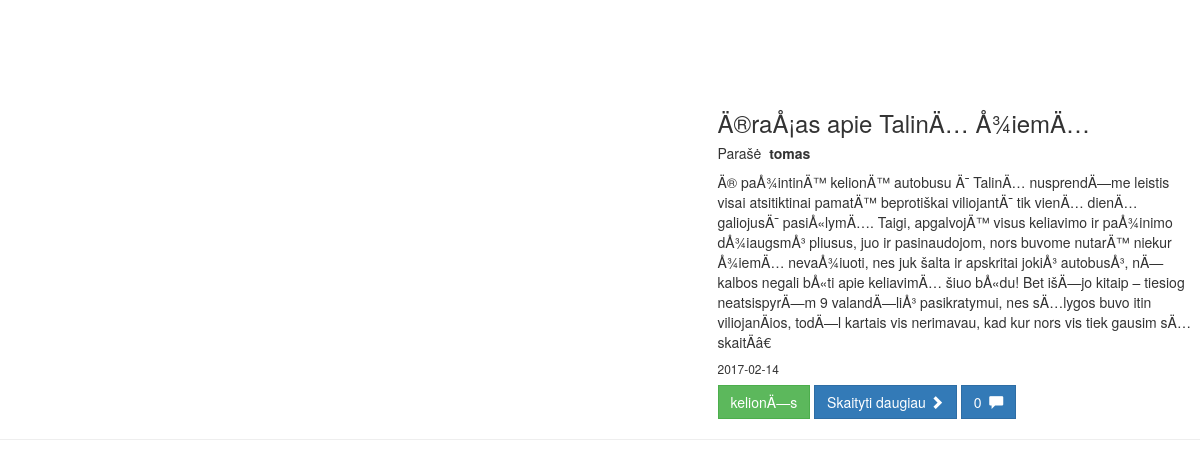
Page /blog.php?category=1 on the earlier database version.
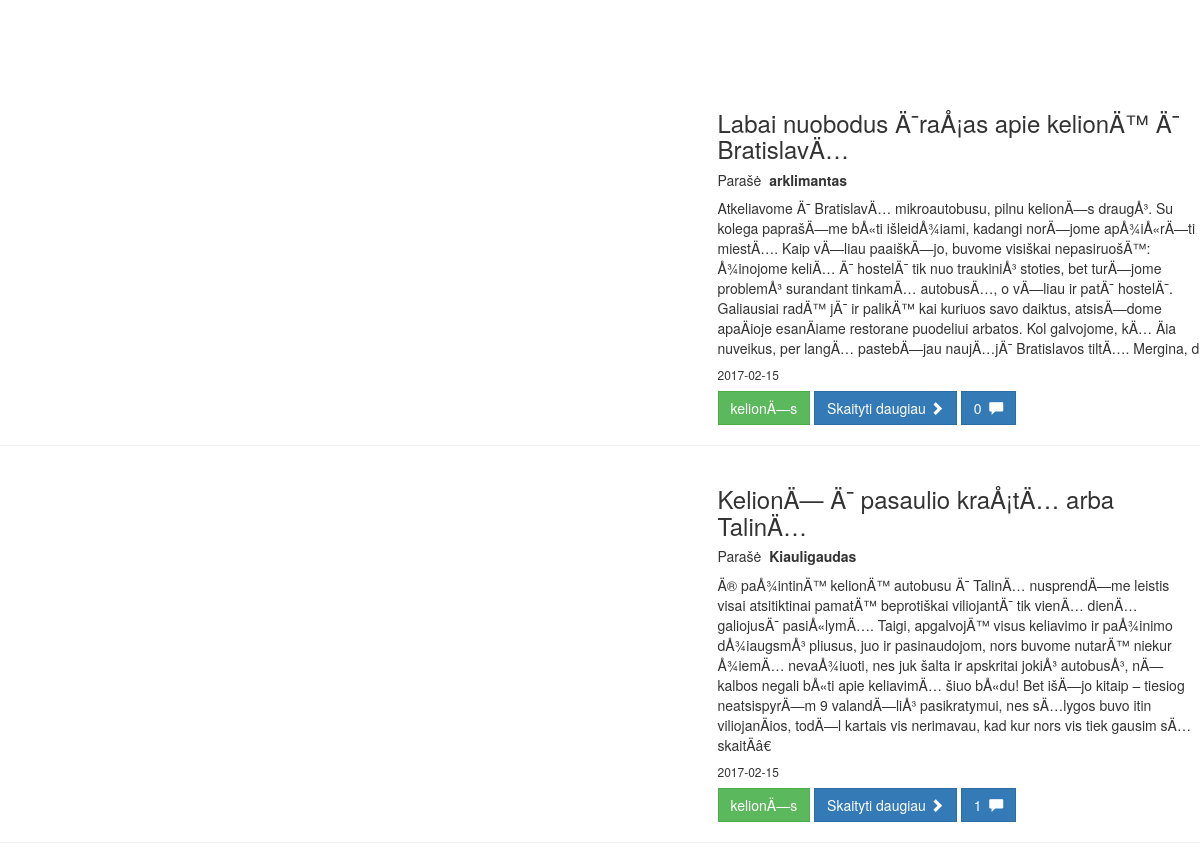
Same page on the later database version.
### tables this page shows
CREATE TABLE `entries` (
  `id` int(11) NOT NULL,
  `user_id` varchar(100) NOT NULL,
  `title` varchar(2000) NOT NULL,
  `entry` text NOT NULL,
  `category_id` int(11) NOT NULL,
  `timestamp` datetime NOT NULL DEFAULT CURRENT_TIMESTAMP,
  `status` varchar(11) NOT NULL DEFAULT 'a',
  `picture` varchar(255) NOT NULL DEFAULT 'http://lorempixel.com/950/600/'
);

CREATE TABLE `users` (
  `id` int(11) NOT NULL,
  `username` varchar(255) NOT NULL,
  `email` varchar(255) NOT NULL,
  `password` varchar(255) NOT NULL,
  `user_level` int(11) NOT NULL DEFAULT '3',
  `type` varchar(11) NOT NULL DEFAULT 'a',
  `timestamp` datetime NOT NULL DEFAULT CURRENT_TIMESTAMP
);

CREATE TABLE `category` (
  `id` int(11) NOT NULL,
  `category_name` varchar(255) NOT NULL,
  `status` varchar(10) NOT NULL DEFAULT 'a'
);

### blog.php (the view, shortened to what this page needs)
<?php
    include('head.php');
    include('config.php');
    ?>
          <?php
              $sql = mysqli_query($db_connect, "SELECT * FROM category WHERE status !='d'");
              while($list = mysqli_fetch_array($sql)){
                  $list_category_name = $list['category_name'];
                  ?>
                <?php } ?>
  <?php
if(isset($_GET['category'])){
  $filter = $_GET['category'];
  $sql = "SELECT * FROM entries WHERE status = 'a' AND category_id = '{$filter}' ORDER BY timestamp DESC";
} else{
$filter = 0;
$sql = "SELECT * FROM entries WHERE status = 'a' ORDER BY timestamp DESC";
}
    $results = $db_connect->query($sql);
    if($results->num_rows >0){
        $i = 0;
        while($row = $results->fetch_assoc()){
        $data[$i] = $row;
        $i++;
        }
    }else{
        $data['no_entries'] = "Nėra blogo įrašų :(";
    }
?>
    <?php if(isset($data['no_entries'])){
        echo('<p>' . $data['no_entries'] . "</p>");
    } else{
        foreach($data as $entry){
          $short_entry = substr($entry['entry'], 0, 700);
          $entry_id = $entry['id'];
          $entry_category_id = $entry['category_id'];
          $entry_time = $entry['timestamp'];
          $entry_user_id = $entry['user_id'];
            ?>
        <div class="row">
            <div class="col-md-7">
            </div>
<?php
$sql = $db_connect->query("SELECT COUNT(*) FROM comments WHERE entry_id='{$entry_id}' AND status = 'a'");
$row = $sql->fetch_row();
$count = $row[0];
$sqluser = mysqli_query($db_connect, "SELECT * FROM users WHERE id = '{$entry_user_id}' ");
while($list = mysqli_fetch_array($sqluser)){
    $list_username = $list['username'];
    ?>
<?php }
 ?>
            <div class="col-md-5">
                <h3><?=$entry['title'];?></h3>
                <h5>Parašė &nbsp<strong><?=$list_username?></strong></h5>
                <p><?=$short_entry?></p>
                <?php
                $sql = mysqli_query($db_connect, "SELECT * FROM category WHERE status !='d' AND id = '{$entry_category_id}' ");
                while($list = mysqli_fetch_array($sql)){
                    $list_category_name = $list['category_name'];
                    ?>
                <?php }  ?>
                <h6><?=substr($entry_time, 0, 10)?></h6>
                <a class="btn btn-success" href=""><?=$list_category_name?></a>
                <a class="btn btn-primary" href="single-entry.php?id=<?=$entry_id?>">Skaityti daugiau <span class="glyphicon glyphicon-chevron-right"></span></a>
                <a class="btn btn-primary" href="single-entry.php?id=<?=$entry_id?>"><?=$count?>&nbsp;&nbsp;<span class="glyphicon glyphicon-comment"></span></a>
            </div>
        </div>
        <hr>
            <?php
        }
}
?>

### head.php (shortened to what this page needs)
<!DOCTYPE html>
<html lang="en">
<head>
    <link href="css/bootstrap.css" rel="stylesheet">
    <link href="css/custom.css" rel="stylesheet">
</head>

### css/custom.css (style rules this page uses)
.btn { border-radius: 0px; }

Differences in the rows shown:
removed entries: title "Ä®raÅ¡as apie TalinÄ… Å¾iemÄ…", user.username "tomas", entry "Ä® paÅ¾intinÄ™ kelionÄ™ autobusu Ä¯ TalinÄ… nusprendÄ—me leistis visai atsitiktinai pamatÄ™ beprotiškai viliojantÄ¯ tik vienÄ… dienÄ… galiojusÄ¯ pasiÅ«lymÄ…. Taigi, apgalvojÄ™ visus keliavimo ir paÅ¾inimo dÅ¾iaugsmÅ³ pliusus, juo ir pasinaudojom, nors buvome nutarÄ™ niekur Å¾iemÄ… nevaÅ¾iuoti, nes juk šalta ir apskritai jokiÅ³ autobusÅ³, nÄ— kalbos negali bÅ«ti apie keliavimÄ… šiuo bÅ«du! Bet išÄ—jo kitaip – tiesiog neatsispyrÄ—m 9 valandÄ—liÅ³ pasikratymui, nes sÄ…lygos buvo itin viliojanÄios, todÄ—l kartais vis nerimavau, kad kur nors vis tiek gausim sÄ…skaitÄâ€", timestamp "2017-02-14", category.category_name "kelionÄ—s", count "0"
added entries: title "Labai nuobodus Ä¯raÅ¡as apie kelionÄ™ Ä¯ BratislavÄ…", user.username "arklimantas", entry "Atkeliavome Ä¯ BratislavÄ… mikroautobusu, pilnu kelionÄ—s draugÅ³. Su kolega paprašÄ—me bÅ«ti išleidÅ¾iami, kadangi norÄ—jome apÅ¾iÅ«rÄ—ti miestÄ…. Kaip vÄ—liau paaiškÄ—jo, buvome visiškai nepasiruošÄ™: Å¾inojome keliÄ… Ä¯ hostelÄ¯ tik nuo traukiniÅ³ stoties, bet turÄ—jome problemÅ³ surandant tinkamÄ… autobusÄ…, o vÄ—liau ir patÄ¯ hostelÄ¯. Galiausiai radÄ™ jÄ¯ ir palikÄ™ kai kuriuos savo daiktus, atsisÄ—dome apaÄioje esanÄiame restorane puodeliui arbatos. Kol galvojome, kÄ… Äia nuveikus, per langÄ… pastebÄ—jau naujÄ…jÄ¯ Bratislavos tiltÄ…. Mergina, d", timestamp "2017-02-15", category.category_name "kelionÄ—s", count "0"
added entries: title "KelionÄ— Ä¯ pasaulio kraÅ¡tÄ… arba TalinÄ…", user.username "Kiauligaudas", entry "Ä® paÅ¾intinÄ™ kelionÄ™ autobusu Ä¯ TalinÄ… nusprendÄ—me leistis visai atsitiktinai pamatÄ™ beprotiškai viliojantÄ¯ tik vienÄ… dienÄ… galiojusÄ¯ pasiÅ«lymÄ…. Taigi, apgalvojÄ™ visus keliavimo ir paÅ¾inimo dÅ¾iaugsmÅ³ pliusus, juo ir pasinaudojom, nors buvome nutarÄ™ niekur Å¾iemÄ… nevaÅ¾iuoti, nes juk šalta ir apskritai jokiÅ³ autobusÅ³, nÄ— kalbos negali bÅ«ti apie keliavimÄ… šiuo bÅ«du! Bet išÄ—jo kitaip – tiesiog neatsispyrÄ—m 9 valandÄ—liÅ³ pasikratymui, nes sÄ…lygos buvo itin viliojanÄios, todÄ—l kartais vis nerimavau, kad kur nors vis tiek gausim sÄ…skaitÄâ€", timestamp "2017-02-15", category.category_name "kelionÄ—s", count "1"
